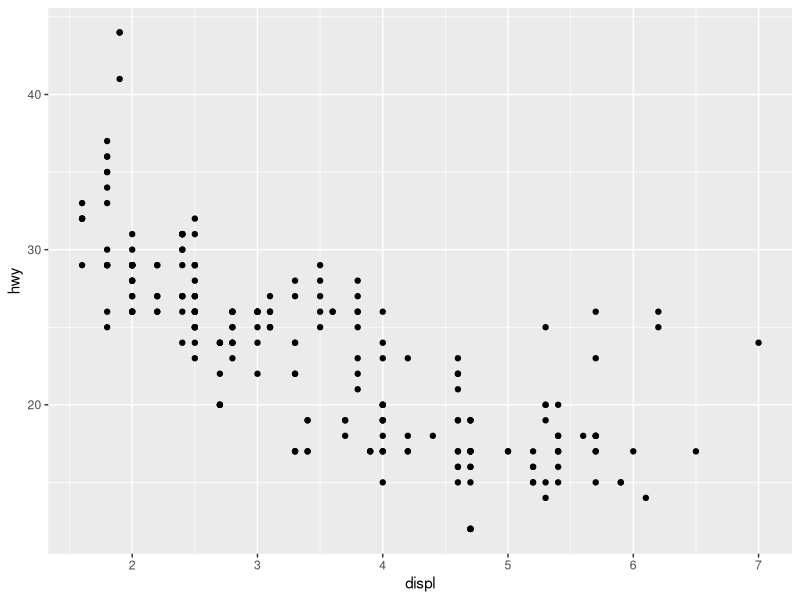
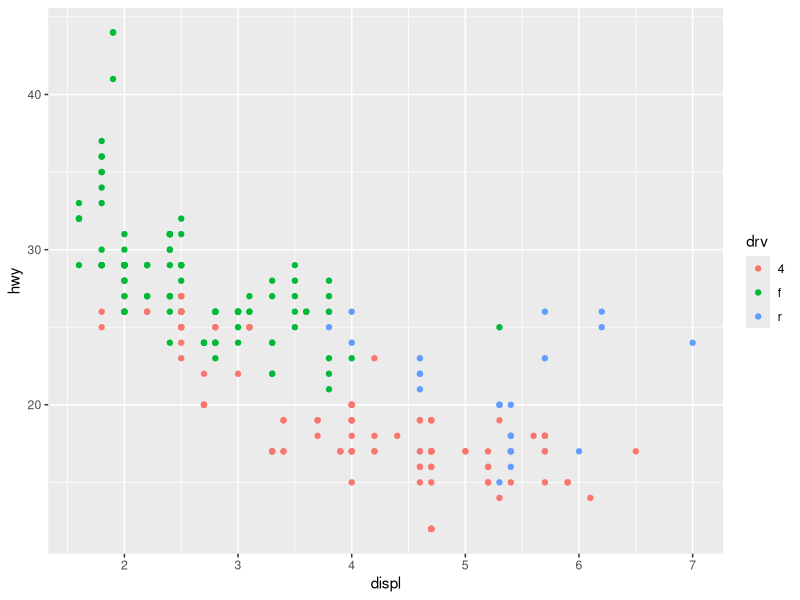
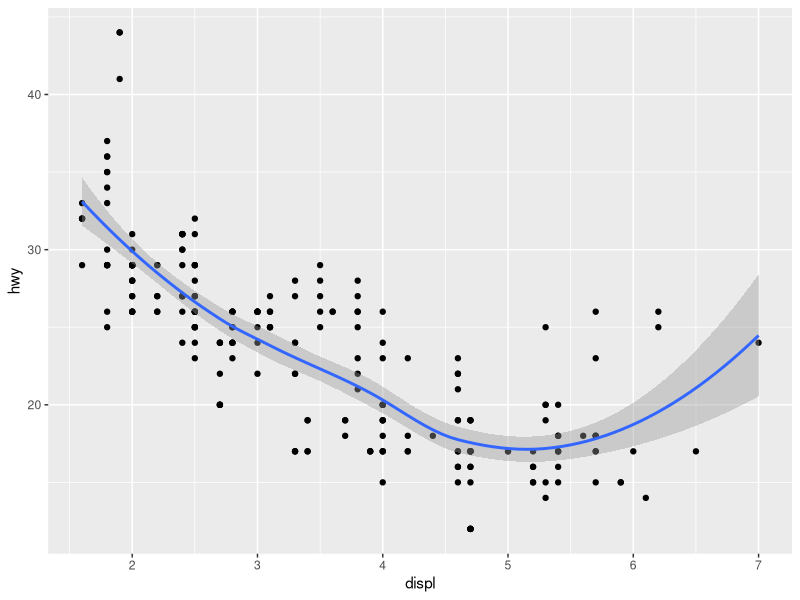
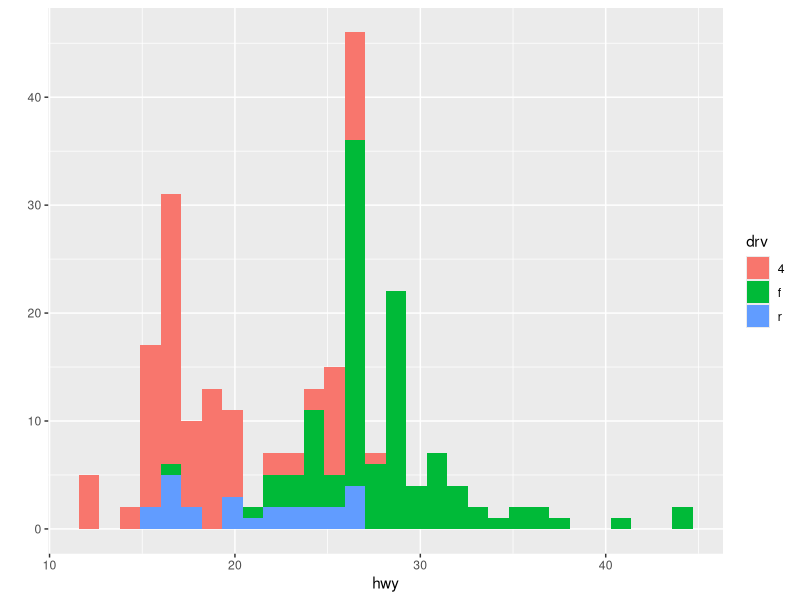
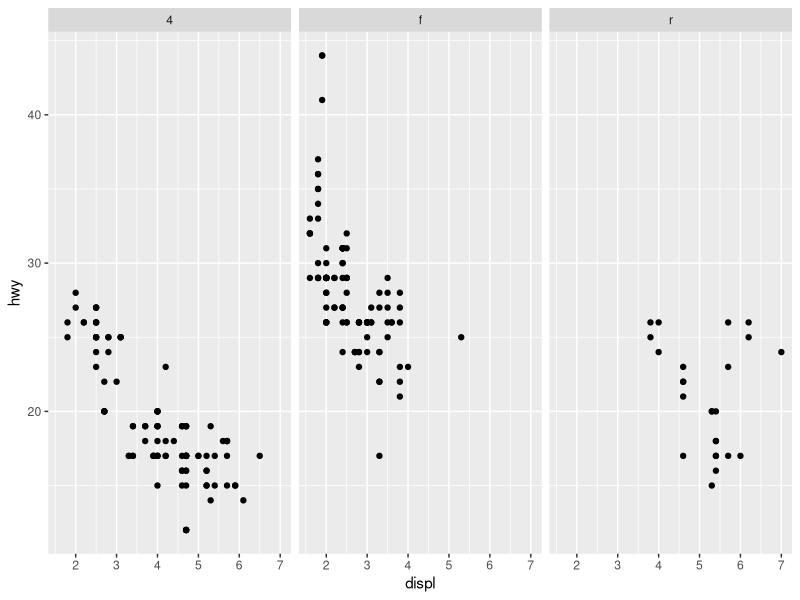
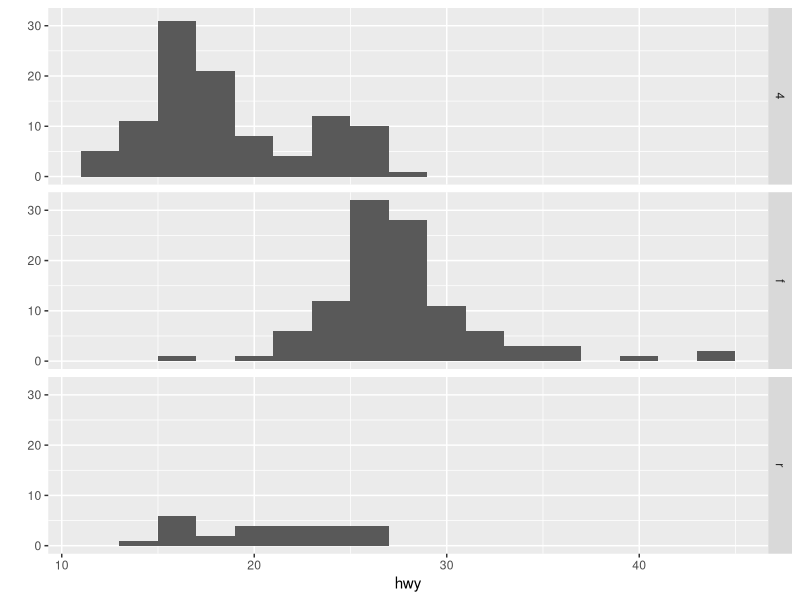
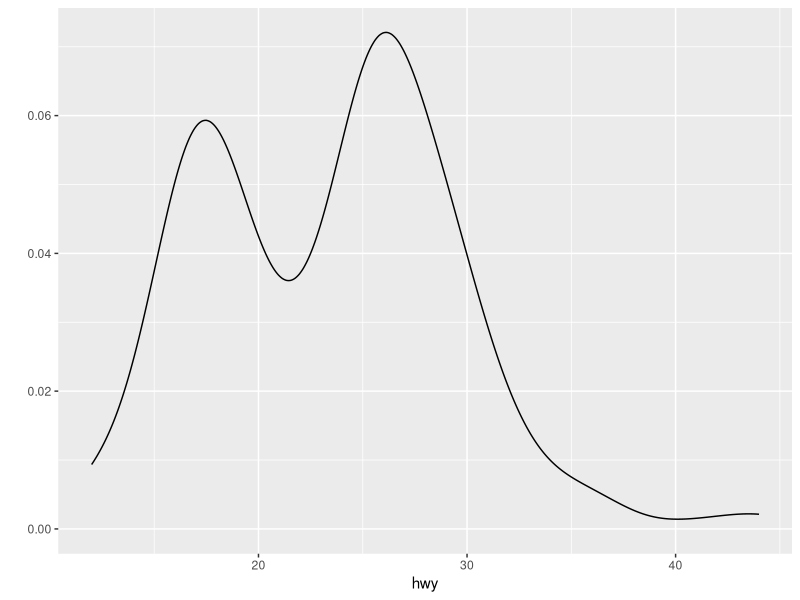
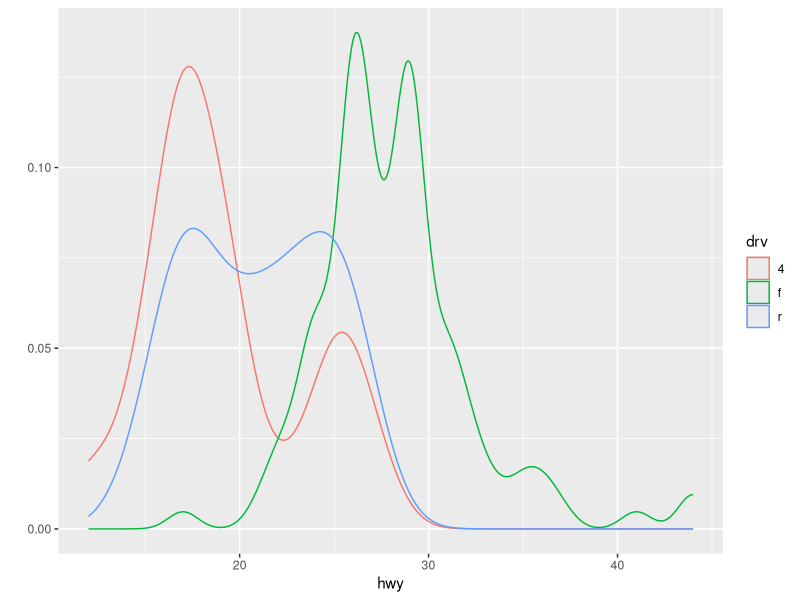

These charts were generated, in order, by the following R code:
## ---- chunk 1
# Simple qplot
library(ggplot2)
str(mpg)
qplot(displ, hwy, data = mpg)

# Add color to drv
qplot(displ, hwy, data = mpg, color = drv)

# Add geom
qplot(displ, hwy, data = mpg, geom = c("point", "smooth"))

# Histogram
qplot(hwy, data = mpg, fill = drv)

# Facets
qplot(displ, hwy, data  = mpg, facets = . ~ drv)
qplot(hwy, data  = mpg, facets = drv ~ ., binwidth = 2)

# Apply density
qplot(hwy, data  = mpg, geom ="density")
# Differentiate drv by color
qplot(hwy, data  = mpg, geom ="density", color = drv)

# Differentiate drv by shape
qplot(displ,hwy, data  = mpg, shape = drv)
# Differentiate drv by color
qplot(displ,hwy, data  = mpg, color = drv)
# Point and Smooth 
qplot(displ,hwy, data  = mpg, color = drv, geom = c("point", "smooth"))
# Smooth by linear regression
qplot(displ,hwy, data  = mpg, color = drv, geom = c("point", "smooth"), method = "lm")
# Smooth by linear regression and appply facets
qplot(displ, hwy, data  = mpg, color = drv, geom = c("point", "smooth"), method = "lm", facets = .~drv)
## ---- chunk 2
head(mpg)
g <- ggplot(mpg, aes(displ, hwy))
summary(g)

# Plot after adding geom_points
p <- g + geom_point()
print(p)

# OR
g + geom_point()

# Add more layers: Smooth
g + geom_point() + geom_smooth()

# Smooth using linear regression
g + geom_point() + geom_smooth(method= "lm")

# Add more layers: Facet
g + geom_point() + facet_grid(.~ drv) + geom_smooth(method= "lm")

# Add themes (eg. theme_gray(), theme_bw())
g + geom_point() + facet_grid(.~ drv) + geom_smooth(method= "lm") + theme_bw()

# Modifying aesthetics, constant value for color
g + geom_point(color = "steelblue", size = 4, alpha =  1/2)

# Modifying aesthetics, data variable value for color
g + geom_point(aes(color = drv) , size = 4, alpha =  1/2)

# Modifying labels
g + geom_point(aes(color = drv)) + labs(title = "Automobile Performance") + labs(x = "Engine displacement", y = "High way mileage")

#Customizing the smooth
g + geom_point(aes(color = drv) , size = 4, alpha =  1/2) + geom_smooth(size = 4, linetype = 3, method = "lm", se = FALSE)

#Changing the Theme with font
g + geom_point(aes(color = drv)) + theme_bw(base_family = "Times")

## ---- chunk 3
# Generate .md file and figure folder
#library(knitr)
#library(markdown)
#knit("ggplot_system.Rmd")
